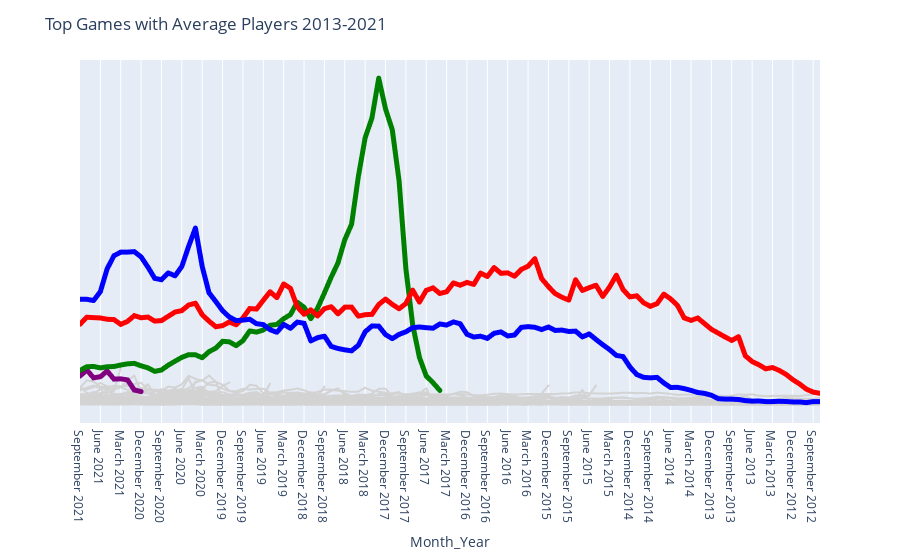

This figure's notebook cell:
### Code cell
fig = px.line(sorted_df,
              x='Month_Year',
              y='Avg_players',
              color='Game_Name')

fig.update_traces({"line":{"color":"lightgrey"}})

fig.update_traces(patch={"line":{"color":"blue", "width":5}},
                  selector={"legendgroup":"Counter Strike: Global Offensive"})

fig.update_traces(patch={"line":{"color":"red", "width":5}},
                  selector={"legendgroup":"Dota 2"})

fig.update_traces(patch={"line":{"color":"green", "width":5}},
                  selector={"legendgroup":"PUBG: Battlegrounds"})

fig.update_traces(patch={"line":{"color":"purple", "width":5}},
                  selector={"legendgroup": "Apex Legends"})

fig.update_layout(title="Top Games with Average Players 2013-2021",
                  showlegend=False,
                  yaxis={"visible":False})

fig.show()
